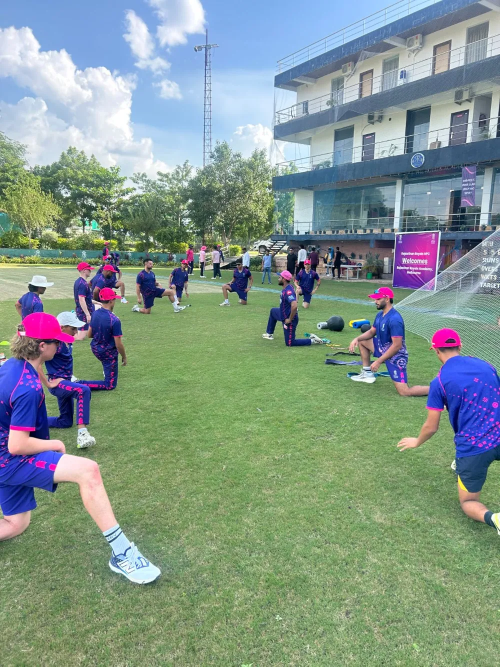
#> input picture src/assets/india-tour-2026/september-2026/01-warmup-main-ground.webp, 1000 x 1333 px (shown at 1/2 size); its folder holds 4 pictures in this run
$ python check-photo-duplicates.py ../src/assets/india-tour-2026/september-2026/01-warmup-main-ground.webp
#> lines starting #> are read from the running program, lines starting #| are printed output that depends on the picture
#!/usr/bin/env python3
"""Check new photos against the /tours September 2026 carousel for repeats.

    python3 scripts/check-photo-duplicates.py new1.jpg new2.jpg ...

Compares by what the picture looks like (a 16x16 difference hash), not by
filename or file size, so a resized, re-saved or re-sent copy still matches.
Prints NEW or DUPLICATE for each file. Distance 0-10 = same photo.
Two shots taken a moment apart usually differ by well over 10.
Also flags repeats among the new files themselves.
"""
import glob
import os
import sys

from PIL import Image, ImageOps

GALLERY = os.path.join(os.path.dirname(__file__), '..', 'src', 'assets', 'india-tour-2026', 'september-2026')
THRESHOLD = 10


def dhash(path, size=16):
#> called with size = 16
    im = ImageOps.exif_transpose(Image.open(path)).convert('L').resize((size + 1, size), Image.LANCZOS)
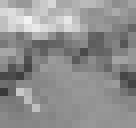
#> im: PIL image 17x16 L (shown 8 times larger); min 57, max 242, mean 143.5
    px = list(im.tobytes())
#> px = 272 values, max 242 at index 37, min 57 at index 187, mean 143.5
    bits = 0
    for row in range(size):
        for col in range(size):
            left = px[row * (size + 1) + col]
            right = px[row * (size + 1) + col + 1]
            bits = (bits << 1) | (left > right)
#> after the loop, bits = 87855399746208072892159184226582599496634899998792203882350444481286306714906
    return bits


def distance(a, b):
    return bin(a ^ b).count('1')


existing = {os.path.basename(p): dhash(p) for p in sorted(glob.glob(os.path.join(GALLERY, '*.webp')))}
#> call 2 of dhash, with size = 16
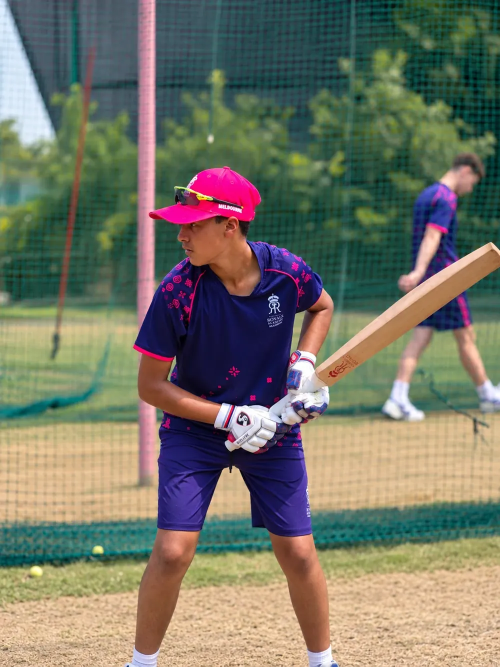
#> input picture src/assets/india-tour-2026/september-2026/02-player-in-nets.webp, 1000 x 1333 px (shown at 1/2 size)
#> in dhash (call 2), `im = ImageOps.exif_transpose(Image.open(path)).convert('L').resize((si..`:
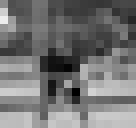
#> im: PIL image 17x16 L (shown 8 times larger); min 0, max 236, mean 116.1
#> in dhash (call 2), `px = list(im.tobytes())`: px = 272 values, max 236 at index 34, min 0 at index 196, mean 116.1
#> after the loop in dhash (call 2), `for row in range(size):`: bits = 64203338536104276206648736803394682496166914867128073981177128392970000390987
#> call 3 of dhash, with size = 16
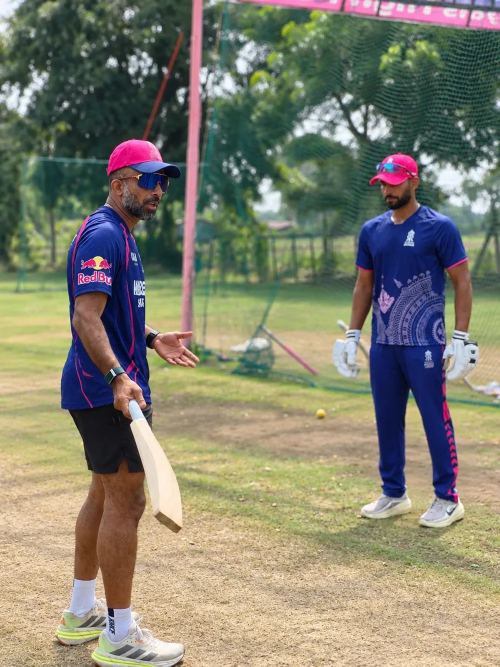
#> input picture src/assets/india-tour-2026/september-2026/03-coach-one-on-one.webp, 1000 x 1333 px (shown at 1/2 size)
#> in dhash (call 3), `im = ImageOps.exif_transpose(Image.open(path)).convert('L').resize((si..`:
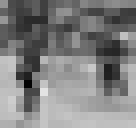
#> im: PIL image 17x16 L (shown 8 times larger); min 2, max 227, mean 127.9
#> in dhash (call 3), `px = list(im.tobytes())`: px = 272 values, max 227 at index 192, min 2 at index 173, mean 127.9
#> after the loop in dhash (call 3), `for row in range(size):`: bits = 90780222375069608162199379655304633592494300191988889841152768019486691279888
#> call 4 of dhash, with size = 16
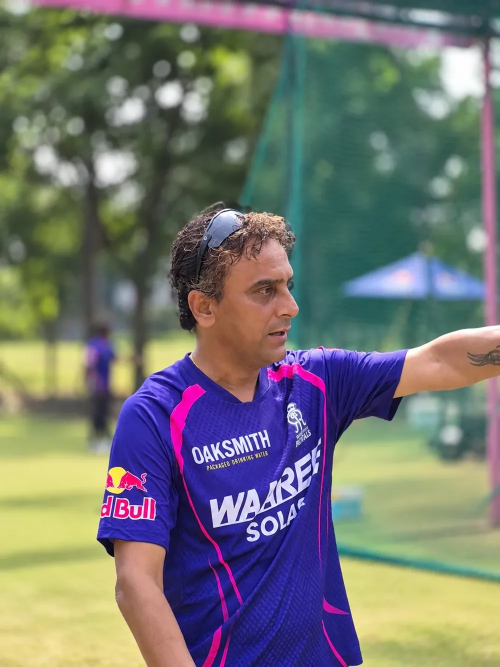
#> input picture src/assets/india-tour-2026/september-2026/04-coach-on-ground.webp, 1000 x 1333 px (shown at 1/2 size)
#> in dhash (call 4), `im = ImageOps.exif_transpose(Image.open(path)).convert('L').resize((si..`:
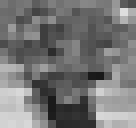
#> im: PIL image 17x16 L (shown 8 times larger); min 24, max 222, mean 117.3
#> in dhash (call 4), `px = list(im.tobytes())`: px = 272 values, max 222 at index 32, min 24 at index 165, mean 117.3
#> after the loop in dhash (call 4), `for row in range(size):`: bits = 66369302265215340104166097581524668007514238592242166846765321561263639060004
seen = {}
for path in sys.argv[1:]:
    h = dhash(path)
#> h = 87855399746208072892159184226582599496634899998792203882350444481286306714906
    pool = {**existing, **seen}
    best = min(pool.items(), key=lambda kv: distance(h, kv[1]), default=(None, None))
#> best = ('01-warmup-main-ground.webp', 87855399746208072892159184226582599496634899998792203882350444481286306714906)
    d = distance(h, best[1]) if best[0] else 999
#> d = 0
    if d <= THRESHOLD:
        print(f'DUPLICATE  {os.path.basename(path)}  matches {best[0]} (distance {d})')
#| DUPLICATE  01-warmup-main-ground.webp  matches 01-warmup-main-ground.webp (distance 0)
    else:
        print(f'NEW        {os.path.basename(path)}  (closest {best[0]}, distance {d})')
        seen[os.path.basename(path)] = h
